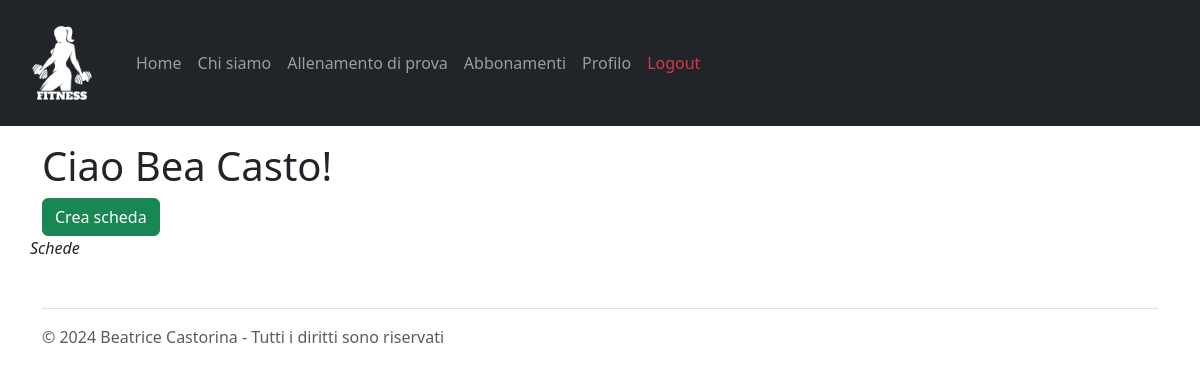
/schede?client_id=3 (signed in), run on an earlier commit of the app's database.
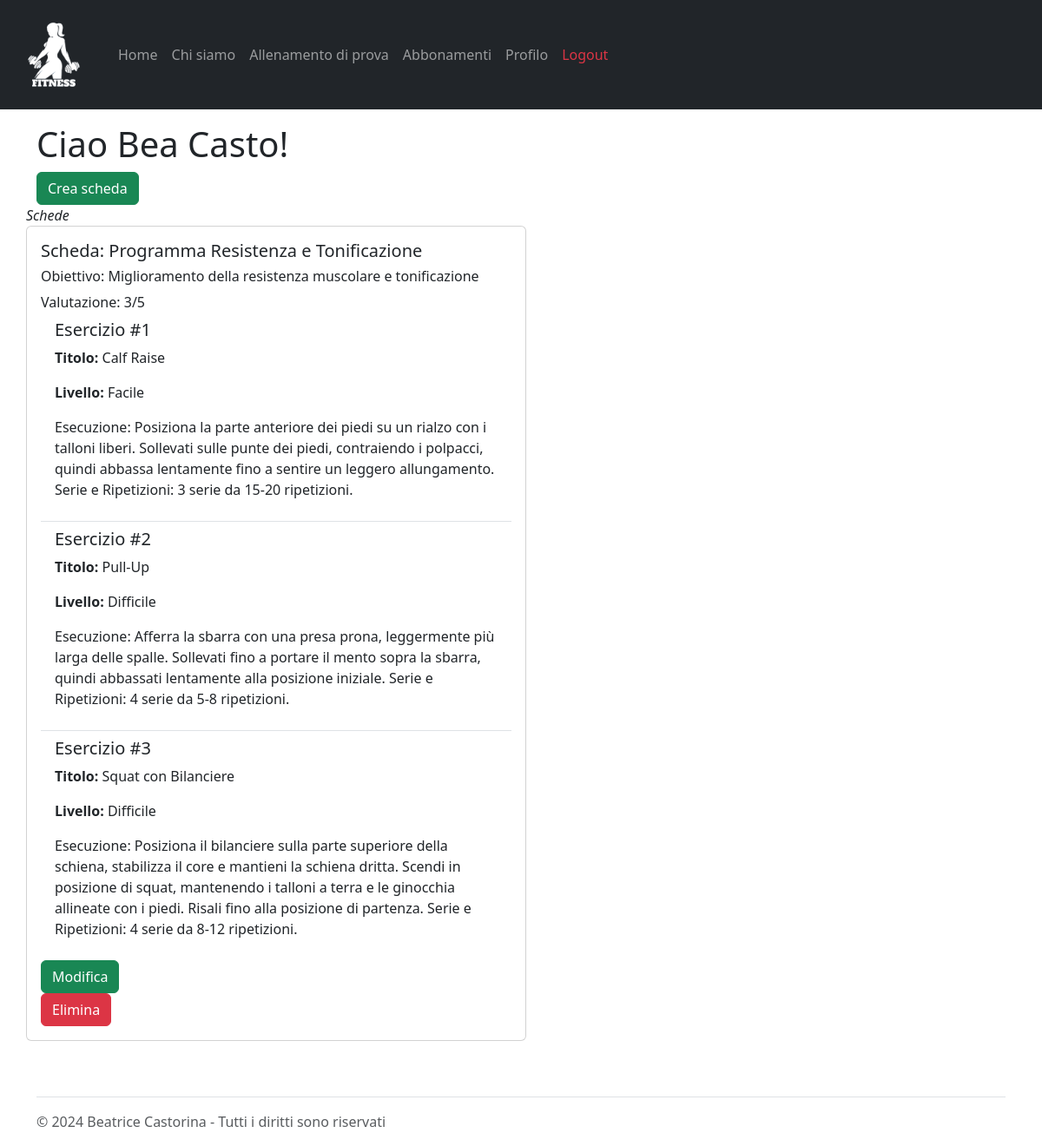
And on a later commit of the database.
### tables this page shows
CREATE TABLE "Schede" (
	"client_id"	INTEGER NOT NULL,
	"pt_id"	INTEGER NOT NULL,
	"id_scheda"	INTEGER,
	"rating"	INTEGER,
	"titolo"	TEXT NOT NULL,
	"obiettivo"	TEXT NOT NULL,
	PRIMARY KEY("id_scheda" AUTOINCREMENT),
	FOREIGN KEY("client_id") REFERENCES "Clients"("client_id"),
	FOREIGN KEY("pt_id") REFERENCES "PersonalTrainers"("pt_id")
);

CREATE TABLE "Allenamenti" (
	"id_allenamento"	INTEGER,
	"pt_id"	INTEGER NOT NULL,
	"titolo"	TEXT NOT NULL,
	"descrizione"	TEXT NOT NULL,
	"livello"	TEXT NOT NULL,
	"visibile"	INTEGER NOT NULL,
	"data_creazione"	TEXT NOT NULL,
	PRIMARY KEY("id_allenamento" AUTOINCREMENT),
	FOREIGN KEY("pt_id") REFERENCES "PersonalTrainers"("pt_id")
);

### app.py (the view)
@app.route("/schede")
def schede():
  email = request.cookies.get('remember_token').split('|')[0]
  client_id = utenti_dao.get_client_id_by_email(email)
  if client_id is None:
    client_id = request.args.get("client_id")
  print("schede",client_id)
  schede = schede_dao.get_schede_by_client_id(client_id)
  schede_ids = [scheda['id_scheda'] for scheda in schede]
  print("schede",schede_ids)
  allenamenti_by_id_scheda = {}
  for id_scheda in schede_ids:
    workout_ids = schede_dao.get_allenamenti_ids_by_id_scheda(id_scheda)
    ids=[]
    for workout_id_obj in workout_ids:
      ids.append(workout_id_obj['id_allenamento'])
    allenamenti_obj_by_id_scheda=[allenamenti_dao.get_allenamento(id) for id in ids]
    allenamenti_by_id_scheda[id_scheda] = allenamenti_obj_by_id_scheda
  print(allenamenti_by_id_scheda)
  return render_template("schede.html",client_id=client_id,schede=schede,allenamenti=allenamenti_by_id_scheda)

### allenamenti_dao.py (called while the page is built)
def get_allenamento(id_allenamento):
	query = 'SELECT * FROM Allenamenti WHERE id_allenamento=?'
	connection = sqlite3.connect('db/personal.db')
	connection.row_factory = sqlite3.Row
	cursor = connection.cursor()
	cursor.execute(query,(id_allenamento,))
	result = cursor.fetchone()
	cursor.close()
	connection.close()
	return result

### app.py (called while the page is built)
@login_manager.user_loader
def load_user(user_email):
  print("load user:", user_email)
  user_db, type = utenti_dao.get_user_by_email(user_email)
  if type == 0:
    user = PersonalTrainer(nome=user_db['nome'], cognome=user_db['cognome'], pt_id=user_db['pt_id'], rating=user_db['rating'], numOfRatings=user_db['numOfRatings'], email=user_db['email'], password=user_db['password'])
  else:
    user = Client(nome=user_db['nome'], cognome=user_db['cognome'], client_id=user_db['client_id'], pt_id=user_db['pt_id'], email=user_db['email'], password=user_db['password'])
  return user

### templates/schede.html (shortened to what this page needs)
{% extends "base.html" %}
{% block content %}
	<h1>Ciao {{current_user.nome.capitalize()}} {{current_user.cognome.capitalize()}}!</h1>
	{% if current_user.__class__.__name__ == "PersonalTrainer" %}
		<form action="/create_scheda" method="get">
			<button type="submit" class="btn btn-success">Crea scheda</button>
		</form>
	{% endif %}
	<ul class="list-group" id="lista">
		<label for="lista"><em>Schede</em></label>
		{% for scheda in schede %}
				<div class="card mb-3" style="width: 36rem;">
					<div class="card-body">
						<h5 class="card-title">Scheda: {{scheda.titolo}}</h5>
						<h6>Obiettivo: {{scheda.obiettivo}}</h6>
						<h6 class="d-inline">Valutazione:</h6>
						{% if current_user.__class__.__name__ == "Client" %}
							<form action="/update_rating" method="post">
								<input type="hidden" id="id_scheda" name="id_scheda" value="{{scheda.id_scheda}}"/>
								<input type="hidden" id="oldRating" name="oldRating" value="{{scheda.rating}}"/>
									<input type="radio" id="rating-1" name="rating" value="1" required {% if scheda.rating ==1 %}checked{% endif %}/>
								<label for="rating-1">1</label>
								<input type="radio" id="rating-2" name="rating" value="2" {% if scheda.rating ==2 %}checked{% endif %}/>
								<label for="rating-2">2</label>
								<input type="radio" id="rating-3" name="rating" value="3" {% if scheda.rating ==3 %}checked{% endif %} />
								<label for="rating-3">3</label>
								<input type="radio" id="rating-4" name="rating" value="4" {% if scheda.rating ==4 %}checked{% endif %}/>
								<label for="rating-4">4</label>
								<input type="radio" id="rating-5" name="rating" value="5" {% if scheda.rating ==5 %}checked{% endif %}/>
								<label for="rating-5">5</label>
								<button type="submit" class="btn btn-success">Valuta</button>
							</form>
						{% else %}
							{% if scheda.rating is not none %}
								{{scheda.rating}}/5
							{% else %}
								<em>Non valutato</em>
							{% endif %}
						{% endif %}
						<ul class="list-group list-group-flush">
							{% for workout in allenamenti[scheda.id_scheda]%}
								<li class="list-group-item">
									<h5>Esercizio #{{loop.index}}</h5>
									<p><strong>Titolo:</strong> {{workout.titolo}}</p>
									<p><strong>Livello:</strong> {{workout.livello.capitalize()}} </p>
									<p>{{workout.descrizione}}</p>
								</li>
							{% endfor %}
						</ul>
						{% if current_user.__class__.__name__ == "PersonalTrainer" %}
							<a href="/modify_scheda/{{scheda.id_scheda}}" class="btn btn-success">Modifica</a>
							<form action="/delete_scheda" method="post">
								<button type="submit" class="btn btn-danger">Elimina</button>
							</form>
						{% endif %}
					</div>
				</div>
		{% endfor %}
	</ul>
{% endblock %}

What changed in the data, as far as the page shows it:
added Schede: titolo "Programma Resistenza e Tonificazione", obiettivo "Miglioramento della resistenza muscolare e tonificazione", rating "3"
now on this page (row unchanged): Allenamenti: titolo "Calf Raise", livello "Facile", descrizione "Esecuzione: Posiziona la parte anteriore dei piedi su un rialzo con i talloni liberi. Sollevati sulle punte dei piedi, contraiendo i polpacci, quindi abbassa lentamente fino a sentire un leggero allungamento. Serie e Ripetizioni: 3 serie da 15-20 ripetizioni."
now on this page (row unchanged): Allenamenti: titolo "Pull-Up", livello "Difficile", descrizione "Esecuzione: Afferra la sbarra con una presa prona, leggermente più larga delle spalle. Sollevati fino a portare il mento sopra la sbarra, quindi abbassati lentamente alla posizione iniziale. Serie e Ripetizioni: 4 serie da 5-8 ripetizioni."
now on this page (row unchanged): Allenamenti: titolo "Squat con Bilanciere", livello "Difficile", descrizione "Esecuzione: Posiziona il bilanciere sulla parte superiore della schiena, stabilizza il core e mantieni la schiena dritta. Scendi in posizione di squat, mantenendo i talloni a terra e le ginocchia allineate con i piedi. Risali fino alla posizione di partenza. Serie e Ripetizioni: 4 serie da 8-12 ripetizioni."
